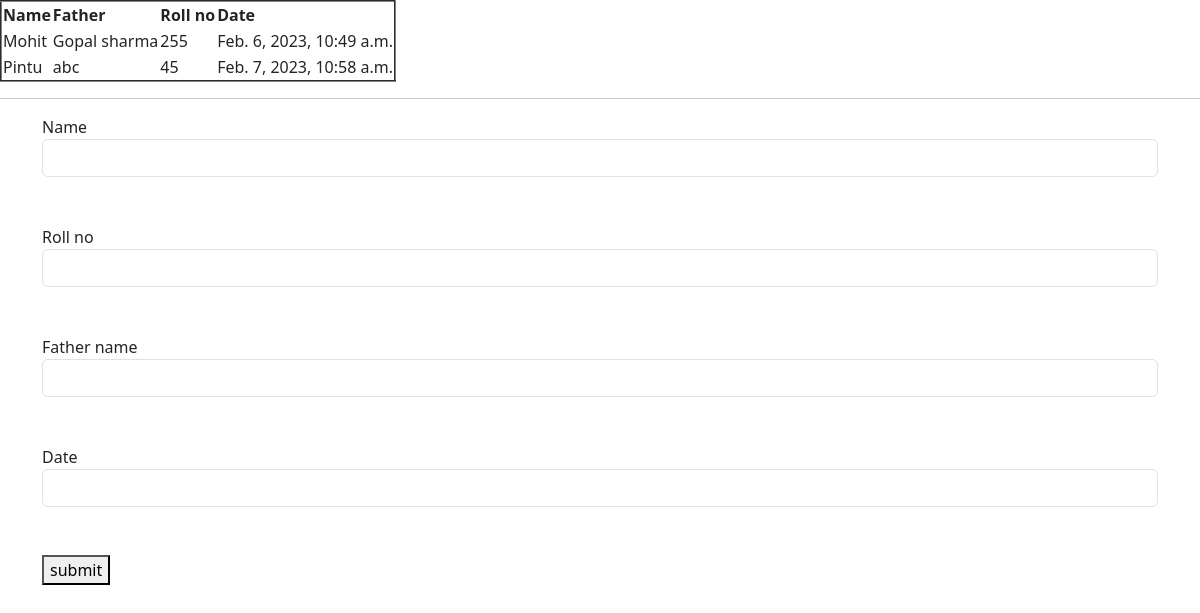
The page /list/ on the database as committed earlier.
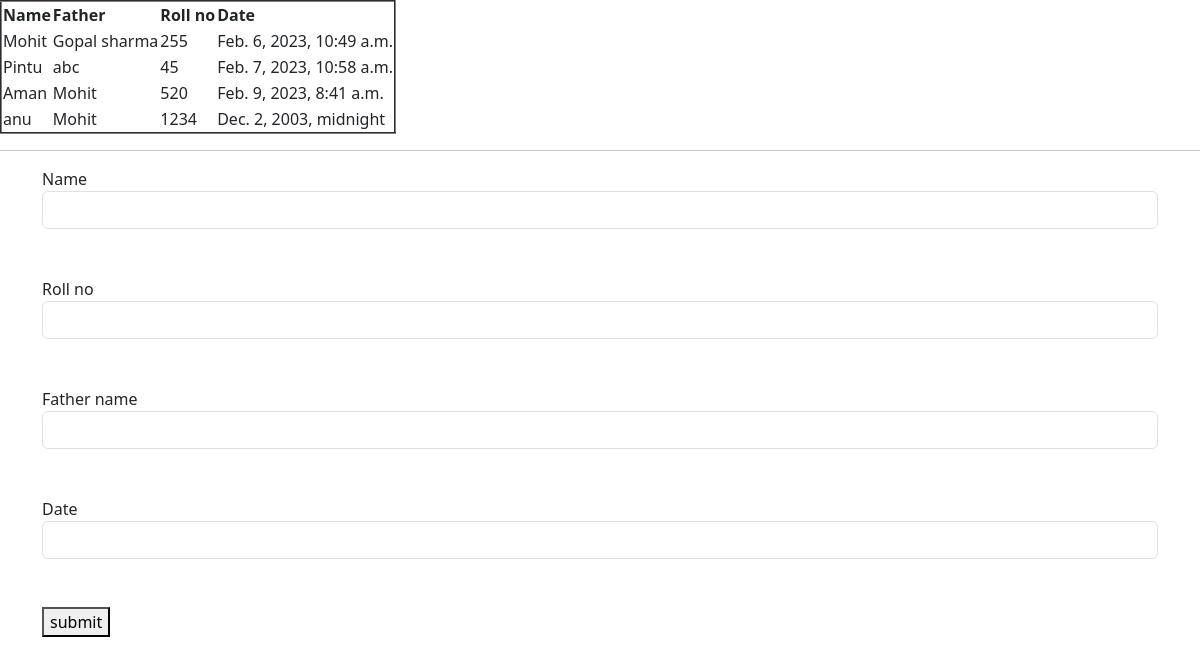
The same page on the database as committed later.
### myapp/models.py (models this page shows)
class Student(models.Model):
    name=models.CharField(max_length=100)
    roll_no=models.IntegerField()
    father_name=models.CharField(max_length=100)
    date=models.DateTimeField()
    image=models.ImageField(upload_to="media")

### myapp/views.py (the view)
# urls.py: path('list/',views.list,name="list")
def list(request):
    a=Student.objects.all()
    print(a)
    if request.method == "POST":
        b = listforms(data=request.POST)
        if b.is_valid():
            name = b.cleaned_data['name']
            father = b.cleaned_data['father_name']
            roll_no = b.cleaned_data['roll_no']
            date = b.cleaned_data['date']
            Student(name=name, father_name=father,
                    roll_no=roll_no, date=date).save()
            return redirect("/list/")
    else:
     b = listforms()
    context = {
        'b': b,
        'a':a
    }
    return render(request, 'index.html', context)

### myapp/forms.py
class listforms(forms.Form):
    name=forms.CharField(widget=forms.TextInput(attrs={'class':'form-control','id':'m'}))
    roll_no=forms.IntegerField(widget=forms.TextInput(attrs={'class':'form-control'}))
    father_name=forms.CharField(widget=forms.TextInput(attrs={'class':'form-control'}))
    date=forms.DateTimeField(widget=forms.TextInput(attrs={'class':'form-control'}))

### templates/index.html (shortened to what this page needs)
<!DOCTYPE html>
<html lang="en">
  <head>
    <link href="https://cdn.jsdelivr.net/npm/bootstrap@5.3.0-alpha1/dist/css/bootstrap.min.css" rel="stylesheet" />
  </head>
  <body>
    <div>
        <table border="2">
          <tr>
            <th>Name</th>
            <th>Father</th>
            <th>Roll no</th>
            <th>Date</th>
          </tr>
        {% for i in a %}
          <tr>
            <td>{{i.name}}</td>
            <td>{{i.father_name}}</td>
            <td>{{i.roll_no}}</td>
            <td>{{i.date}}</td>
          </tr>
          {% endfor %}
        </table>
    </div>
    <hr />
    <div class="container">
      <form action="" method="post">
        {% for i in b %}
          {{ i.label }} {{ i }} <br /> <br />
        {% endfor %}
        <button>submit</button>
      </form>
    </div>
  </body>
</html>

Rows that differ between the two databases and show on the page:
added Student: name "Aman", father_name "Mohit", roll_no "520", date "Feb. 9, 2023, 8:41 a.m."
added Student: name "anu", father_name "Mohit", roll_no "1234", date "Dec. 2, 2003, midnight"
